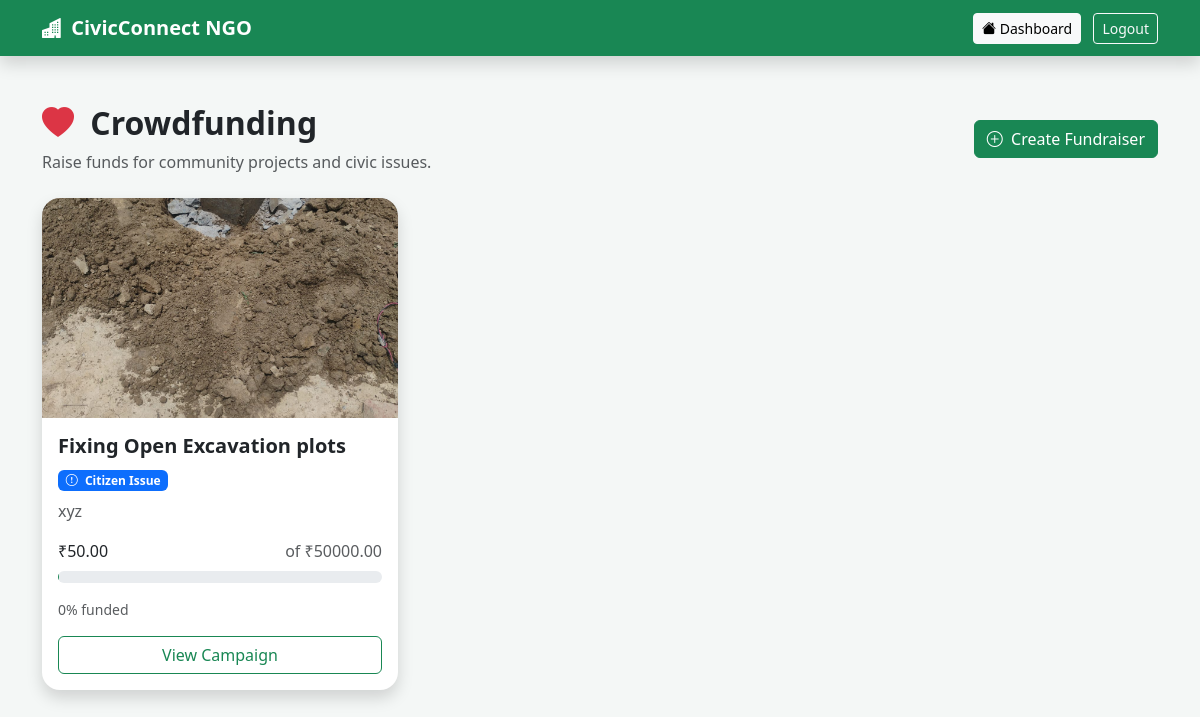
Screenshot of /fundraisers (signed in) with the database file from the repository.
### app.py (models this page shows)
class Fundraiser(db.Model):
    id = db.Column(db.Integer, primary_key=True)
    title = db.Column(db.String(150), nullable=False)
    description = db.Column(db.Text, nullable=False)
    target_amount = db.Column(db.Float, nullable=False)
    collected_amount = db.Column(
        db.Float,
        default=0.0
    )
    image = db.Column(
        db.String(200),
        nullable=True
    )
    campaign_type = db.Column(
        db.String(50),
        nullable=False
    )
    ngo_id = db.Column(
        db.Integer,
        db.ForeignKey("user.id"),
        nullable=False
    )
    complaint_id = db.Column(
        db.Integer,
        db.ForeignKey("complaint.id"),
        nullable=True
    )
    created_at = db.Column(
        db.DateTime,
        default=datetime.utcnow
    )

### app.py (the view)
@app.route("/fundraisers")
def fundraisers():
    if "logged_in" not in session:
        return redirect(url_for("landing"))
    fundraisers = Fundraiser.query.order_by(
        Fundraiser.created_at.desc()
    ).all()
    if session.get("role") == "ngo":
        return render_template(
            "ngo/fundraisers.html",
            fundraisers=fundraisers
        )
    return render_template(
        "citizen/fundraisers.html",
        fundraisers=fundraisers,
        username=session.get("username")
    )

### templates/ngo/fundraisers.html (shortened to what this page needs)
<!DOCTYPE html>
<html lang="en">
<head>
    <link href="https://cdn.jsdelivr.net/npm/bootstrap@5.3.3/dist/css/bootstrap.min.css"
          rel="stylesheet">
    <link href="https://cdn.jsdelivr.net/npm/bootstrap-icons@1.11.3/font/bootstrap-icons.css"
          rel="stylesheet">
</head>
<body>
<nav class="navbar navbar-expand-lg navbar-dark shadow">
    <div class="container">
        <a class="navbar-brand fw-bold"
           href="{{ url_for('dashboard') }}">
            <i class="bi bi-buildings-fill me-1"></i>
            CivicConnect NGO
        </a>
        <div>
            <a
                href="{{ url_for('dashboard') }}"
                class="btn btn-light btn-sm me-2">
                <i class="bi bi-house-fill"></i>
                Dashboard
            </a>
            <a
                href="{{ url_for('logout') }}"
                class="btn btn-outline-light btn-sm">
                Logout
            </a>
        </div>
    </div>
</nav>
<div class="container py-5">
    <div class="d-flex justify-content-between align-items-center mb-4">
        <div>
            <h2 class="fw-bold">
                <i class="bi bi-heart-fill text-danger me-2"></i>
                Crowdfunding
            </h2>
            <p class="text-muted mb-0">
                Raise funds for community projects and civic issues.
            </p>
        </div>
        <a
            href="{{ url_for('create_fundraiser') }}"
            class="btn btn-success">
            <i class="bi bi-plus-circle me-1"></i>
            Create Fundraiser
        </a>
    </div>
    <div class="row g-4">
        {% if fundraisers %}
        {% for fund in fundraisers %}
        <div class="col-lg-4 col-md-6">
            <div class="card fund-card shadow h-100">
                {% if fund.image %}
                <img
                    src="{{ url_for('static', filename='uploads/' + fund.image) }}"
                    class="fund-image">
                {% else %}
                <div
                    class="fund-image bg-success text-white d-flex align-items-center justify-content-center">
                    <i class="bi bi-heart-fill"
                       style="font-size:70px;"></i>
                </div>
                {% endif %}
                <div class="card-body">
                    <h5 class="fw-bold">
                        {{ fund.title }}
                    </h5>
                    {% if fund.campaign_type == "Citizen Issue" %}
                    <span class="badge bg-primary mb-2">
                        <i class="bi bi-exclamation-circle me-1"></i>
                        Citizen Issue
                    </span>
                    {% else %}
                    <span class="badge bg-success mb-2">
                        NGO Campaign
                    </span>
                    {% endif %}
                    <p class="text-muted">
                        {{ fund.description }}
                    </p>
                    <div class="d-flex justify-content-between mb-2">
                        <span>
                            ₹{{ "%.2f"|format(fund.collected_amount) }}
                        </span>
                        <span class="text-muted">
                            of ₹{{ "%.2f"|format(fund.target_amount) }}
                        </span>
                    </div>
                    {% set percentage =
                        (fund.collected_amount /
                        fund.target_amount * 100)
                        if fund.target_amount > 0
                        else 0
                    %}
                    {% if percentage > 100 %}
                        {% set percentage = 100 %}
                    {% endif %}
                    <div class="progress mb-3">
                    </div>
                    <div class="small text-muted mb-3">
                        {{ "%.0f"|format(percentage) }}% funded
                    </div>
                    <div class="d-grid">
                        <a
                            href="{{ url_for('fundraiser_details',
                                             fundraiser_id=fund.id) }}"
                            class="btn btn-outline-success">
                            View Campaign
                        </a>
                    </div>
                </div>
            </div>
        </div>
        {% endfor %}
        {% endif %}
    </div>
</div>
</body>
</html>

### templates/ngo/fundraisers.html (style rules this page uses)
body { background: #f4f7f6; }
.navbar { background: #198754; }
.fund-card { border: none; border-radius: 18px; overflow: hidden; transition: .3s; }
.fund-image { height: 220px; width: 100%; object-fit: cover; }
.progress { height: 12px; border-radius: 20px; }

### rows the page displays
Fundraiser: image (picture), title "Fixing Open Excavation plots", campaign_type "Citizen Issue" (drawn), description "xyz", collected_amount "50.00", target_amount "50000.00", percentage "0"
